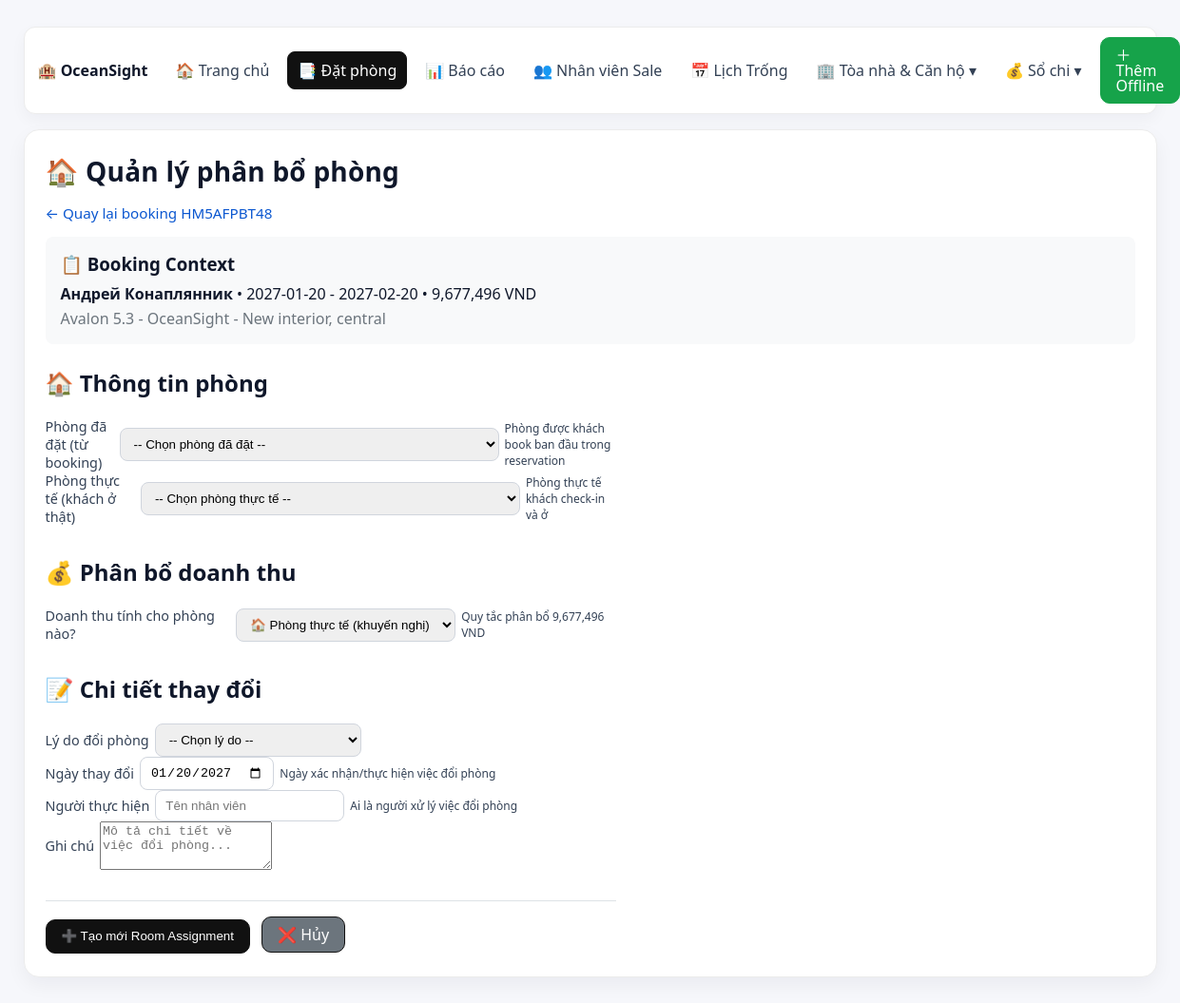
The page /bookings/1/room-assignment on the database its author committed.
### models.py (models this page shows)
class Booking(SQLModel, table=True):
    id: Optional[int] = Field(default=None, primary_key=True)
    confirmation_code: Optional[str] = None
    property_id: Optional[int] = Field(default=None, foreign_key="property.id")
    channel_id: Optional[int] = Field(default=None, foreign_key="channel.id")
    start_date: Optional[date] = None
    end_date: Optional[date] = None
    num_nights: Optional[int] = None
    num_adults: Optional[int] = None
    num_children: Optional[int] = None
    num_infants: Optional[int] = None
    booking_date: Optional[date] = None
    status: Optional[str] = None
    total_payout_vnd: Optional[int] = None
    guest_name: Optional[str] = None
    guest_contact: Optional[str] = None
    listing_raw: Optional[str] = None
    salesperson_id: Optional[int] = Field(default=None, foreign_key="salesperson.id")
    notes: Optional[str] = None

### main.py (the view)
@app.get("/bookings/{booking_id}/room-assignment", response_class=HTMLResponse)
async def get_room_assignment_form(request: Request, booking_id: int):
    with get_session_context() as session:
        booking_service = BookingService(session)
        booking_result = booking_service.get_booking_detail(booking_id)
        if not booking_result["success"]:
            return templates.TemplateResponse("upload.html", {
                "request": request,
                "msg": booking_result["message"],
                "success": False
            })
        booking = booking_result["data"]
        assignment_result = booking_service.get_booking_room_assignment(booking_id)
        room_assignment = assignment_result["data"] if assignment_result["success"] else None
        properties = session.exec(select(Property).order_by(Property.property_short, Property.property_name)).all()
        return templates.TemplateResponse("room_assignment.html", {
            "request": request,
            "booking": booking,
            "room_assignment": room_assignment,
            "properties": properties
        })

### templates/room_assignment.html (shortened to what this page needs)
{% extends "layout.html" %}
{% block content %}
<h1>🏠 Quản lý phân bổ phòng</h1>
<p class="muted">
  <a href="/bookings/{{ booking.id }}">← Quay lại booking {{ booking.confirmation_code }}</a>
</p>
<div style="background: #f8f9fa; padding: 16px; border-radius: 8px; margin-bottom: 24px;">
  <h3 style="margin: 0 0 8px 0;">📋 Booking Context</h3>
  <p style="margin: 0;"><strong>{{ booking.guest_name }}</strong> • {{ booking.start_date }} - {{ booking.end_date }} • {{ "{:,}".format(booking.total_payout_vnd or 0) }} VND</p>
  <p style="margin: 4px 0 0 0; color: #6c757d;">{{ booking.listing_raw or booking.property_short }}</p>
</div>
<form method="post" action="/bookings/{{ booking.id }}/room-assignment" style="max-width: 600px;">
  <h2>🏠 Thông tin phòng</h2>
  <label>Phòng đã đặt (từ booking)
    <select name="booked_room" required>
      <option value="">-- Chọn phòng đã đặt --</option>
    </select>
    <small>Phòng được khách book ban đầu trong reservation</small>
  </label>
  <label>Phòng thực tế (khách ở thật)
    <select name="actual_room" required>
      <option value="">-- Chọn phòng thực tế --</option>
    </select>
    <small>Phòng thực tế khách check-in và ở</small>
  </label>
  <h2 style="margin-top: 32px;">💰 Phân bổ doanh thu</h2>
  <label>Doanh thu tính cho phòng nào?
    <select name="revenue_attribution" required>
      <option value="actual_room" {{ 'selected' if (room_assignment and room_assignment.revenue_attribution == 'actual_room') or not room_assignment else '' }}>
        🏠 Phòng thực tế (khuyến nghị)
      </option>
    </select>
    <small>Quy tắc phân bổ {{ "{:,}".format(booking.total_payout_vnd or 0) }} VND</small>
  </label>
  <h2 style="margin-top: 32px;">📝 Chi tiết thay đổi</h2>
  <label>Lý do đổi phòng
    <select name="change_reason" required>
      <option value="" {{ 'selected' if not room_assignment or not room_assignment.change_reason else '' }}>-- Chọn lý do --</option>
    </select>
  </label>
  <label>Ngày thay đổi
    <input type="date" name="changed_date"
           value="{{ room_assignment.changed_date if room_assignment and room_assignment.changed_date else booking.start_date }}">
    <small>Ngày xác nhận/thực hiện việc đổi phòng</small>
  </label>
  <label>Người thực hiện
    <input type="text" name="changed_by"
           value="{{ room_assignment.changed_by if room_assignment else '' }}"
           placeholder="Tên nhân viên">
    <small>Ai là người xử lý việc đổi phòng</small>
  </label>
  <label>Ghi chú
    <textarea name="notes" rows="3" placeholder="Mô tả chi tiết về việc đổi phòng...">{{ room_assignment.notes if room_assignment else '' }}</textarea>
  </label>
  <div style="margin-top: 32px; padding-top: 16px; border-top: 1px solid #dee2e6;">
    <button type="submit" class="btn" style="margin-right: 8px;">
      {{ '💾 Cập nhật' if room_assignment else '➕ Tạo mới' }} Room Assignment
    </button>
    <a href="/bookings/{{ booking.id }}" class="btn" style="background: #6c757d;">❌ Hủy</a>
  </div>
</form>
{% endblock %}

### templates/layout.html (style rules this page uses)
:root { --bg:#f6f7fb; --card:#fff; --muted:#667085; --line:#ececec; --fg:#0f172a; --ok:#16a34a; --warn:#f59e0b; --cancel:#9ca3af; --blue:#0b57d0; --blue-600:#2563eb; --green-600:#16a34a; }
* { box-sizing:border-box }
html,body { height:100% }
body { font-family: ui-sans-serif, system-ui, -apple-system, Segoe UI, Roboto, Helvetica, Arial, sans-serif; margin:0; background:var(--bg); color:var(--fg); }
h1 { margin:0 0 14px; font-size:28px; letter-spacing:.2px; }
.muted { color:var(--muted); font-size:.95rem; }
a { color:var(--blue); text-decoration:none }
.btn { display:inline-flex; align-items:center; gap:6px; padding:10px 16px; border-radius:10px; border:1px solid #111; background:#111; color:#fff; cursor:pointer; text-decoration:none; line-height:1; }
form label { display:flex; gap:6px; align-items:center; font-size:.9rem; color:#334155 }
input, select { padding:8px 10px; border:1px solid #d0d5dd; border-radius:8px; outline:0 }

### rows shown on the page
Booking: confirmation_code "HM5AFPBT48", guest_name "Андрей Конаплянник", start_date "2027-01-20", end_date "2027-02-20", total_payout_vnd "9,677,496", listing_raw "Avalon 5.3 - OceanSight - New interior, central", changed_date "01/20/2027"

### other values the page prints
{{ '💾 Cập nhật' if room_assignment else '➕ Tạo mới' }} "➕ Tạo mới"
